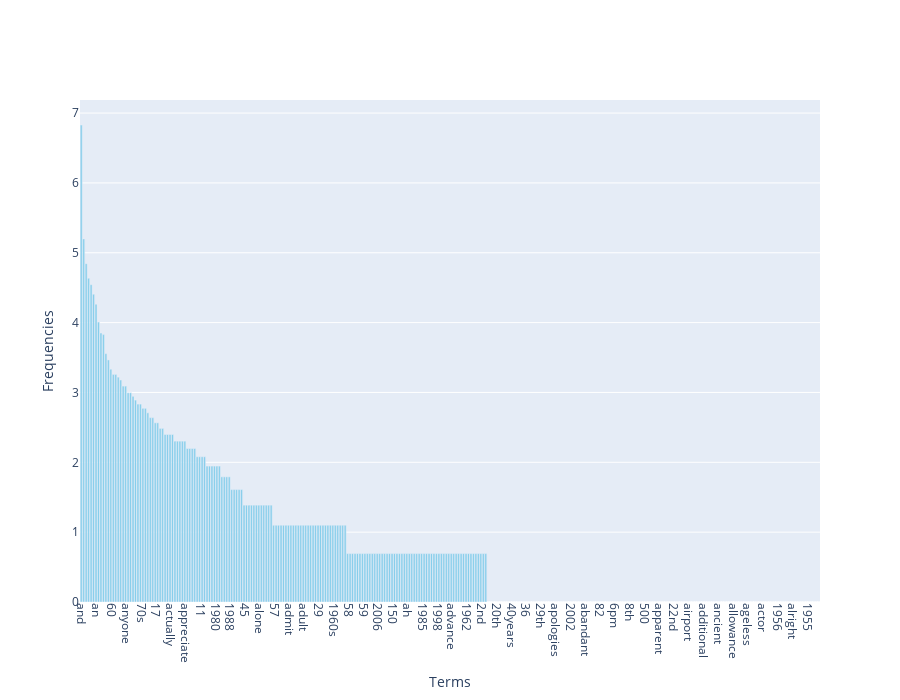

This figure's notebook cell:
### Markdown cell above
Use log for better visualization.

### Code cell
# initialize
frequencies_log = np.array(term_frequencies_log[:300])
terms_idx = np.argsort(-frequencies_log)  # greater
terms_log = terms[terms_idx]
frequencies = frequencies_log[terms_idx]

# draw
fig = go.Figure(
    data=[
        go.Bar(
            x=terms_log, 
            y=frequencies, 
            marker_color='skyblue'
        )
    ]
)

# plot settings 
fig.update_layout(
    xaxis_title='Terms',
    yaxis_title='Frequencies',
    xaxis_tickangle=90,
    height=700,
    width=900
)

# show
fig.show()

### Figure 1 — Plotly figure (JSON) as saved in the notebook; plotly's stock layout.template omitted (floating-point values rounded to 4 significant figures; data arrays with more than 128 entries replaced by an {"elided": "..."} marker saying what was removed)
{"data": [{"marker": {"color": "skyblue"}, "type": "bar", "x": {"elided": "300 str values"}, "y": {"elided": "300 float values"}}], "layout": {"height": 700, "width": 900, "xaxis": {"tickangle": 90, "title": {"text": "Terms"}}, "yaxis": {"title": {"text": "Frequencies"}}}}
